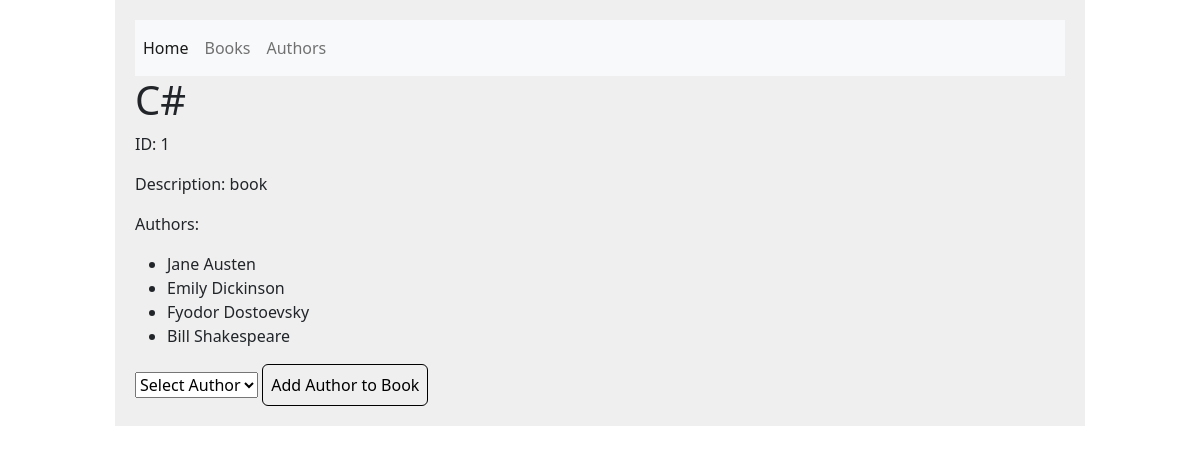
Screenshot of /books/1 with the database file from the repository.
### books_authors_shell_app/models.py (models this page shows)
class Book(models.Model):
    title = models.CharField(max_length = 255)
    description = models.TextField()
    created_at = models.DateTimeField(auto_now_add = True)
    updated_at = models.DateTimeField(auto_now = True)

class Author(models.Model):
    first_name = models.CharField(max_length=255)
    last_name = models.CharField(max_length=255)
    books = models.ManyToManyField(Book, related_name="authors")
    notes = models.TextField()
    created_at = models.DateTimeField(auto_now_add = True)
    updated_at = models.DateTimeField(auto_now = True)

### books_authors_shell_app/views.py (the view)
# urls.py: path('books/<int:id>', views.show_book),
def show_book(request, id):
    context = {
        'all_books' : Book.objects.all(),
        'this_book' : Book.objects.get(id=id),
        'all_authors': Author.objects.all()
        }
    return render(request, 'specific_book.html', context)

### books_authors_shell_app/templates/specific_book.html (shortened to what this page needs)
{% extends 'base.html' %}
{% block content %}
<h1>{{this_book.title}}</h1>
<p>ID: {{this_book.id}}</p>
<p>Description: {{this_book.description}}</p>
<p>Authors:</p>
<ul>
    {% for author in this_book.authors.all %}
    <li>{{author.first_name}} {{author.last_name}}</li>
    {% endfor %}
</ul>
<form action="/books/{{this_book.id}}/addauthor" method="POST">
    <select name="author">
        <option value="none">Select Author</option>
    </select>
    <input class="button" type="submit" value="Add Author to Book">
</form>
{% endblock %}

### books_authors_shell_app/static/css/style.css (style rules this page uses)
* { margin: 0px; padding: 0px; }
.button { padding: 8px; border: 1px solid black; border-radius: 6px; }

### rows the page displays
Book: title "C#", id "1", description "book"
Author: first_name "Jane", last_name "Austen"
Author: first_name "Emily", last_name "Dickinson"
Author: first_name "Fyodor", last_name "Dostoevsky"
Author: first_name "Bill", last_name "Shakespeare"
